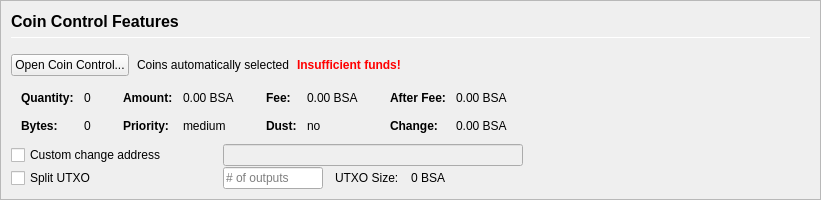
         <widget class="QFrame" name="frameCoinControl">
          <property name="sizePolicy">
           <sizepolicy hsizetype="Expanding" vsizetype="Expanding">
            <horstretch>0</horstretch>
            <verstretch>0</verstretch>
           </sizepolicy>
          </property>
          <property name="maximumSize">
           <size>
            <width>16777215</width>
            <height>16777215</height>
           </size>
          </property>
          <property name="frameShape">
           <enum>QFrame::StyledPanel</enum>
          </property>
          <property name="frameShadow">
           <enum>QFrame::Sunken</enum>
          </property>
          <layout class="QVBoxLayout" name="verticalLayoutCoinControl2">
           <property name="spacing">
            <number>0</number>
           </property>
           <property name="leftMargin">
            <number>0</number>
           </property>
           <property name="topMargin">
            <number>0</number>
           </property>
           <property name="rightMargin">
            <number>0</number>
           </property>
           <property name="bottomMargin">
            <number>0</number>
           </property>
           <item>
            <widget class="QFrame" name="frameCoinControl_BG">
             <layout class="QVBoxLayout" name="verticalLayoutCoinControl" stretch="0,0,0,0,0,0">
              <property name="spacing">
               <number>1</number>
              </property>
              <property name="leftMargin">
               <number>10</number>
              </property>
              <property name="topMargin">
               <number>10</number>
              </property>
              <item>
               <layout class="QHBoxLayout" name="horizontalLayoutCoinControl1">
                <property name="bottomMargin">
                 <number>15</number>
                </property>
                <item>
                 <layout class="QVBoxLayout" name="verticalLayout_3">
                  <property name="spacing">
                   <number>6</number>
                  </property>
                  <item>
                   <widget class="QLabel" name="labelCoinControlFeatures">
                    <property name="sizePolicy">
                     <sizepolicy hsizetype="Preferred" vsizetype="Maximum">
                      <horstretch>0</horstretch>
                      <verstretch>0</verstretch>
                     </sizepolicy>
                    </property>
                    <property name="minimumSize">
                     <size>
                      <width>0</width>
                      <height>20</height>
                     </size>
                    </property>
                    <property name="font">
                     <font>
                      <pointsize>12</pointsize>
                      <weight>75</weight>
                      <bold>true</bold>
                     </font>
                    </property>
                    <property name="styleSheet">
                     <string notr="true">font-weight:bold;</string>
                    </property>
                    <property name="text">
                     <string>Coin Control Features</string>
                    </property>
                   </widget>
                  </item>
                  <item>
                   <widget class="Line" name="line">
                    <property name="minimumSize">
                     <size>
                      <width>0</width>
                      <height>1</height>
                     </size>
                    </property>
                    <property name="maximumSize">
                     <size>
                      <width>16777215</width>
                      <height>1</height>
                     </size>
                    </property>
                    <property name="orientation">
                     <enum>Qt::Horizontal</enum>
                    </property>
                   </widget>
                  </item>
                 </layout>
                </item>
               </layout>
              </item>
              <item>
               <layout class="QHBoxLayout" name="horizontalLayoutCoinControl2" stretch="0,0,0,0">
                <property name="spacing">
                 <number>8</number>
                </property>
                <property name="bottomMargin">
                 <number>10</number>
                </property>
                <item>
                 <widget class="QPushButton" name="pushButtonCoinControl">
                  <property name="styleSheet">
                   <string notr="true"/>
                  </property>
                  <property name="text">
                   <string>Open Coin Control...</string>
                  </property>
                  <property name="autoDefault">
                   <bool>false</bool>
                  </property>
                 </widget>
                </item>
                <item>
                 <widget class="QLabel" name="labelCoinControlAutomaticallySelected">
                  <property name="text">
                   <string>Coins automatically selected</string>
                  </property>
                  <property name="margin">
                   <number>5</number>
                  </property>
                 </widget>
                </item>
                <item>
                 <widget class="QLabel" name="labelCoinControlInsuffFunds">
                  <property name="font">
                   <font>
                    <weight>75</weight>
                    <bold>true</bold>
                   </font>
                  </property>
                  <property name="styleSheet">
                   <string notr="true">color:red;font-weight:bold;</string>
                  </property>
                  <property name="text">
                   <string>Insufficient funds!</string>
                  </property>
                  <property name="margin">
                   <number>5</number>
                  </property>
                 </widget>
                </item>
                <item>
                 <spacer name="horizontalSpacerCoinControl">
                  <property name="orientation">
                   <enum>Qt::Horizontal</enum>
                  </property>
                  <property name="sizeHint" stdset="0">
                   <size>
                    <width>40</width>
                    <height>1</height>
                   </size>
                  </property>
                 </spacer>
                </item>
               </layout>
              </item>
              <item>
               <widget class="QWidget" name="widgetCoinControl" native="true">
                <property name="sizePolicy">
                 <sizepolicy hsizetype="Preferred" vsizetype="Preferred">
                  <horstretch>0</horstretch>
                  <verstretch>0</verstretch>
                 </sizepolicy>
                </property>
                <property name="minimumSize">
                 <size>
                  <width>0</width>
                  <height>0</height>
                 </size>
                </property>
                <property name="styleSheet">
                 <string notr="true"/>
                </property>
                <layout class="QHBoxLayout" name="horizontalLayoutCoinControl5">
                 <property name="leftMargin">
                  <number>0</number>
                 </property>
                 <property name="topMargin">
                  <number>0</number>
                 </property>
                 <property name="rightMargin">
                  <number>0</number>
                 </property>
                 <property name="bottomMargin">
                  <number>0</number>
                 </property>
                 <item>
                  <layout class="QHBoxLayout" name="horizontalLayoutCoinControl3" stretch="0,0,0,1">
                   <property name="spacing">
                    <number>20</number>
                   </property>
                   <property name="topMargin">
                    <number>0</number>
                   </property>
                   <property name="bottomMargin">
                    <number>10</number>
                   </property>
                   <item>
                    <layout class="QFormLayout" name="formLayoutCoinControl1">
                     <property name="horizontalSpacing">
                      <number>10</number>
                     </property>
                     <property name="verticalSpacing">
                      <number>14</number>
                     </property>
                     <property name="leftMargin">
                      <number>10</number>
                     </property>
                     <property name="topMargin">
                      <number>4</number>
                     </property>
                     <property name="rightMargin">
                      <number>6</number>
                     </property>
                     <item row="0" column="0">
                      <widget class="QLabel" name="labelCoinControlQuantityText">
                       <property name="font">
                        <font>
                         <weight>75</weight>
                         <bold>true</bold>
                        </font>
                       </property>
                       <property name="text">
                        <string>Quantity:</string>
                       </property>
                       <property name="margin">
                        <number>0</number>
                       </property>
                      </widget>
                     </item>
                     <item row="0" column="1">
                      <widget class="QLabel" name="labelCoinControlQuantity">
                       <property name="cursor">
                        <cursorShape>IBeamCursor</cursorShape>
                       </property>
                       <property name="contextMenuPolicy">
                        <enum>Qt::ActionsContextMenu</enum>
                       </property>
                       <property name="text">
                        <string notr="true">0</string>
                       </property>
                       <property name="margin">
                        <number>0</number>
                       </property>
                       <property name="textInteractionFlags">
                        <set>Qt::LinksAccessibleByMouse|Qt::TextSelectableByKeyboard|Qt::TextSelectableByMouse</set>
                       </property>
                      </widget>
                     </item>
                     <item row="1" column="0">
                      <widget class="QLabel" name="labelCoinControlBytesText">
                       <property name="font">
                        <font>
                         <weight>75</weight>
                         <bold>true</bold>
                        </font>
                       </property>
                       <property name="text">
                        <string>Bytes:</string>
                       </property>
                      </widget>
                     </item>
                     <item row="1" column="1">
                      <widget class="QLabel" name="labelCoinControlBytes">
                       <property name="cursor">
                        <cursorShape>IBeamCursor</cursorShape>
                       </property>
                       <property name="contextMenuPolicy">
                        <enum>Qt::ActionsContextMenu</enum>
                       </property>
                       <property name="text">
                        <string notr="true">0</string>
                       </property>
                       <property name="textInteractionFlags">
                        <set>Qt::LinksAccessibleByMouse|Qt::TextSelectableByKeyboard|Qt::TextSelectableByMouse</set>
                       </property>
                      </widget>
                     </item>
                    </layout>
                   </item>
                   <item>
                    <layout class="QFormLayout" name="formLayoutCoinControl2">
                     <property name="horizontalSpacing">
                      <number>10</number>
                     </property>
                     <property name="verticalSpacing">
                      <number>14</number>
                     </property>
                     <property name="leftMargin">
                      <number>6</number>
                     </property>
                     <property name="topMargin">
                      <number>4</number>
                     </property>
                     <property name="rightMargin">
                      <number>6</number>
                     </property>
                     <item row="0" column="0">
                      <widget class="QLabel" name="labelCoinControlAmountText">
                       <property name="font">
                        <font>
                         <weight>75</weight>
                         <bold>true</bold>
                        </font>
                       </property>
                       <property name="text">
                        <string>Amount:</string>
                       </property>
                       <property name="margin">
                        <number>0</number>
                       </property>
                      </widget>
                     </item>
                     <item row="0" column="1">
                      <widget class="QLabel" name="labelCoinControlAmount">
                       <property name="cursor">
                        <cursorShape>IBeamCursor</cursorShape>
                       </property>
                       <property name="contextMenuPolicy">
                        <enum>Qt::ActionsContextMenu</enum>
                       </property>
                       <property name="text">
                        <string notr="true">0.00 BSA</string>
                       </property>
                       <property name="textInteractionFlags">
                        <set>Qt::LinksAccessibleByMouse|Qt::TextSelectableByKeyboard|Qt::TextSelectableByMouse</set>
                       </property>
                      </widget>
                     </item>
                     <item row="1" column="0">
                      <widget class="QLabel" name="labelCoinControlPriorityText">
                       <property name="font">
                        <font>
                         <weight>75</weight>
                         <bold>true</bold>
                        </font>
                       </property>
                       <property name="text">
                        <string>Priority:</string>
                       </property>
                      </widget>
                     </item>
                     <item row="1" column="1">
                      <widget class="QLabel" name="labelCoinControlPriority">
                       <property name="cursor">
                        <cursorShape>IBeamCursor</cursorShape>
                       </property>
                       <property name="contextMenuPolicy">
                        <enum>Qt::ActionsContextMenu</enum>
                       </property>
                       <property name="text">
                        <string>medium</string>
                       </property>
                       <property name="textInteractionFlags">
                        <set>Qt::LinksAccessibleByMouse|Qt::TextSelectableByKeyboard|Qt::TextSelectableByMouse</set>
                       </property>
                      </widget>
                     </item>
                    </layout>
                   </item>
                   <item>
                    <layout class="QFormLayout" name="formLayoutCoinControl3">
                     <property name="horizontalSpacing">
                      <number>10</number>
                     </property>
                     <property name="verticalSpacing">
                      <number>14</number>
                     </property>
                     <property name="leftMargin">
                      <number>6</number>
                     </property>
                     <property name="topMargin">
                      <number>4</number>
                     </property>
                     <property name="rightMargin">
                      <number>6</number>
                     </property>
                     <item row="0" column="0">
                      <widget class="QLabel" name="labelCoinControlFeeText">
                       <property name="font">
                        <font>
                         <weight>75</weight>
                         <bold>true</bold>
                        </font>
                       </property>
                       <property name="text">
                        <string>Fee:</string>
                       </property>
                       <property name="margin">
                        <number>0</number>
                       </property>
                      </widget>
                     </item>
                     <item row="0" column="1">
                      <widget class="QLabel" name="labelCoinControlFee">
                       <property name="cursor">
                        <cursorShape>IBeamCursor</cursorShape>
                       </property>
                       <property name="contextMenuPolicy">
                        <enum>Qt::ActionsContextMenu</enum>
                       </property>
                       <property name="text">
                        <string notr="true">0.00 BSA</string>
                       </property>
                       <property name="textInteractionFlags">
                        <set>Qt::LinksAccessibleByMouse|Qt::TextSelectableByKeyboard|Qt::TextSelectableByMouse</set>
                       </property>
                      </widget>
                     </item>
                     <item row="1" column="0">
                      <widget class="QLabel" name="labelCoinControlLowOutputText">
                       <property name="font">
                        <font>
                         <weight>75</weight>
                         <bold>true</bold>
                        </font>
                       </property>
                       <property name="text">
                        <string>Dust:</string>
                       </property>
                      </widget>
                     </item>
                     <item row="1" column="1">
                      <widget class="QLabel" name="labelCoinControlLowOutput">
                       <property name="cursor">
                        <cursorShape>IBeamCursor</cursorShape>
                       </property>
                       <property name="contextMenuPolicy">
                        <enum>Qt::ActionsContextMenu</enum>
                       </property>
                       <property name="text">
                        <string>no</string>
                       </property>
                       <property name="textInteractionFlags">
                        <set>Qt::LinksAccessibleByMouse|Qt::TextSelectableByKeyboard|Qt::TextSelectableByMouse</set>
                       </property>
                      </widget>
                     </item>
                    </layout>
                   </item>
                   <item>
                    <layout class="QFormLayout" name="formLayoutCoinControl4">
                     <property name="horizontalSpacing">
                      <number>10</number>
                     </property>
                     <property name="verticalSpacing">
                      <number>14</number>
                     </property>
                     <property name="leftMargin">
                      <number>6</number>
                     </property>
                     <property name="topMargin">
                      <number>4</number>
                     </property>
                     <property name="rightMargin">
                      <number>6</number>
                     </property>
                     <item row="0" column="0">
                      <widget class="QLabel" name="labelCoinControlAfterFeeText">
                       <property name="font">
                        <font>
                         <weight>75</weight>
                         <bold>true</bold>
                        </font>
                       </property>
                       <property name="text">
                        <string>After Fee:</string>
                       </property>
                       <property name="margin">
                        <number>0</number>
                       </property>
                      </widget>
                     </item>
                     <item row="0" column="1">
                      <widget class="QLabel" name="labelCoinControlAfterFee">
                       <property name="cursor">
                        <cursorShape>IBeamCursor</cursorShape>
                       </property>
                       <property name="contextMenuPolicy">
                        <enum>Qt::ActionsContextMenu</enum>
                       </property>
                       <property name="text">
                        <string notr="true">0.00 BSA</string>
                       </property>
                       <property name="textInteractionFlags">
                        <set>Qt::LinksAccessibleByMouse|Qt::TextSelectableByKeyboard|Qt::TextSelectableByMouse</set>
                       </property>
                      </widget>
                     </item>
                     <item row="1" column="0">
                      <widget class="QLabel" name="labelCoinControlChangeText">
                       <property name="font">
                        <font>
                         <weight>75</weight>
                         <bold>true</bold>
                        </font>
                       </property>
                       <property name="text">
                        <string>Change:</string>
                       </property>
                      </widget>
                     </item>
                     <item row="1" column="1">
                      <widget class="QLabel" name="labelCoinControlChange">
                       <property name="cursor">
                        <cursorShape>IBeamCursor</cursorShape>
                       </property>
                       <property name="contextMenuPolicy">
                        <enum>Qt::ActionsContextMenu</enum>
                       </property>
                       <property name="text">
                        <string notr="true">0.00 BSA</string>
                       </property>
                       <property name="textInteractionFlags">
                        <set>Qt::LinksAccessibleByMouse|Qt::TextSelectableByKeyboard|Qt::TextSelectableByMouse</set>
                       </property>
                      </widget>
                     </item>
                    </layout>
                   </item>
                  </layout>
                 </item>
                </layout>
               </widget>
              </item>
              <item>
               <layout class="QHBoxLayout" name="horizontalLayoutCoinControl4">
                <property name="spacing">
                 <number>12</number>
                </property>
                <property name="sizeConstraint">
                 <enum>QLayout::SetDefaultConstraint</enum>
                </property>
                <property name="topMargin">
                 <number>0</number>
                </property>
                <property name="rightMargin">
                 <number>0</number>
                </property>
                <item>
                 <widget class="QCheckBox" name="checkBoxCoinControlChange">
                  <property name="sizePolicy">
                   <sizepolicy hsizetype="Preferred" vsizetype="Preferred">
                    <horstretch>0</horstretch>
                    <verstretch>0</verstretch>
                   </sizepolicy>
                  </property>
                  <property name="minimumSize">
                   <size>
                    <width>200</width>
                    <height>0</height>
                   </size>
                  </property>
                  <property name="maximumSize">
                   <size>
                    <width>200</width>
                    <height>16777215</height>
                   </size>
                  </property>
                  <property name="toolTip">
                   <string>If this is activated, but the change address is empty or invalid, change will be sent to a newly generated address.</string>
                  </property>
                  <property name="text">
                   <string>Custom change address</string>
                  </property>
                 </widget>
                </item>
                <item>
                 <widget class="QValidatedLineEdit" name="lineEditCoinControlChange">
                  <property name="enabled">
                   <bool>false</bool>
                  </property>
                  <property name="sizePolicy">
                   <sizepolicy hsizetype="Preferred" vsizetype="Preferred">
                    <horstretch>0</horstretch>
                    <verstretch>0</verstretch>
                   </sizepolicy>
                  </property>
                  <property name="minimumSize">
                   <size>
                    <width>300</width>
                    <height>0</height>
                   </size>
                  </property>
                 </widget>
                </item>
                <item>
                 <widget class="QLabel" name="labelCoinControlChangeLabel">
                  <property name="sizePolicy">
                   <sizepolicy hsizetype="Preferred" vsizetype="Preferred">
                    <horstretch>0</horstretch>
                    <verstretch>0</verstretch>
                   </sizepolicy>
                  </property>
                  <property name="minimumSize">
                   <size>
                    <width>100</width>
                    <height>0</height>
                   </size>
                  </property>
                  <property name="text">
                   <string/>
                  </property>
                  <property name="margin">
                   <number>3</number>
                  </property>
                 </widget>
                </item>
               </layout>
              </item>
              <item>
               <layout class="QHBoxLayout" name="horizontalLayoutCoinControl6">
                <property name="spacing">
                 <number>12</number>
                </property>
                <property name="rightMargin">
                 <number>0</number>
                </property>
                <item>
                 <widget class="QCheckBox" name="splitBlockCheckBox">
                  <property name="sizePolicy">
                   <sizepolicy hsizetype="Preferred" vsizetype="Preferred">
                    <horstretch>0</horstretch>
                    <verstretch>0</verstretch>
                   </sizepolicy>
                  </property>
                  <property name="minimumSize">
                   <size>
                    <width>200</width>
                    <height>0</height>
                   </size>
                  </property>
                  <property name="maximumSize">
                   <size>
                    <width>200</width>
                    <height>16777215</height>
                   </size>
                  </property>
                  <property name="text">
                   <string>Split UTXO</string>
                  </property>
                 </widget>
                </item>
                <item>
                 <widget class="QLineEdit" name="splitBlockLineEdit">
                  <property name="sizePolicy">
                   <sizepolicy hsizetype="Preferred" vsizetype="Preferred">
                    <horstretch>50</horstretch>
                    <verstretch>0</verstretch>
                   </sizepolicy>
                  </property>
                  <property name="minimumSize">
                   <size>
                    <width>100</width>
                    <height>0</height>
                   </size>
                  </property>
                  <property name="maximumSize">
                   <size>
                    <width>100</width>
                    <height>16777215</height>
                   </size>
                  </property>
                  <property name="placeholderText">
                   <string># of outputs</string>
                  </property>
                 </widget>
                </item>
                <item>
                 <widget class="QLabel" name="labelBlockSizeText">
                  <property name="text">
                   <string>UTXO Size:</string>
                  </property>
                 </widget>
                </item>
                <item>
                 <widget class="QLabel" name="labelBlockSize">
                  <property name="text">
                   <string>0 BSA</string>
                  </property>
                 </widget>
                </item>
                <item>
                 <spacer name="horizontalSpacer_7">
                  <property name="orientation">
                   <enum>Qt::Horizontal</enum>
                  </property>
                  <property name="sizeHint" stdset="0">
                   <size>
                    <width>40</width>
                    <height>20</height>
                   </size>
                  </property>
                 </spacer>
                </item>
               </layout>
              </item>
              <item>
               <spacer name="verticalSpacerCoinControl">
                <property name="orientation">
                 <enum>Qt::Vertical</enum>
                </property>
                <property name="sizeHint" stdset="0">
                 <size>
                  <width>800</width>
                  <height>1</height>
                 </size>
                </property>
               </spacer>
              </item>
             </layout>
            </widget>
           </item>
          </layout>
         </widget>
